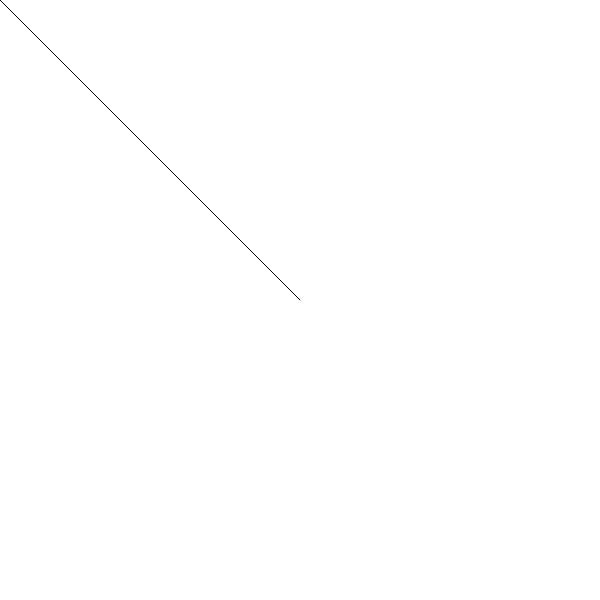
Frame 1 (no input)
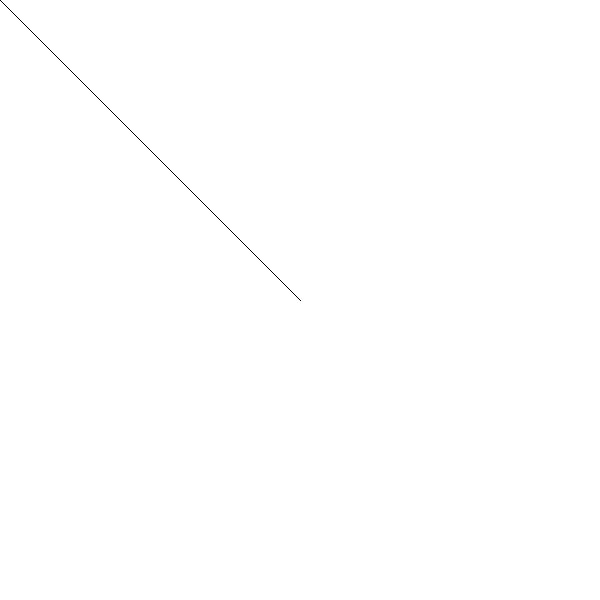
Frame 60 (no input)
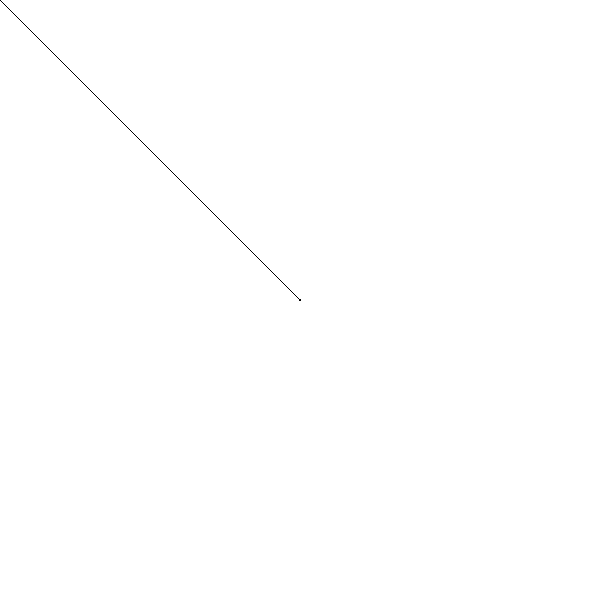
Frame 120 (the mouse pressed at the canvas centre since frame 60)

The p5.js sketch that drew these frames (run headless with seeded random() and noise() and a simulated clock; from frame 60 on, the mouse is pressed at the canvas centre):

// p5.js sketch
// ── sketch.js
var mouseLocation

function setup() {
    createCanvas(600,600)
    mouseLocation = createVector(0,0)
}

function draw() {
    mouseLocation.x = mouseX
    mouseLocation.y = mouseY
    stroke (mouseX/255*(mouseY/255))
    line (width/2,height/2,mouseX,mouseY)
}
